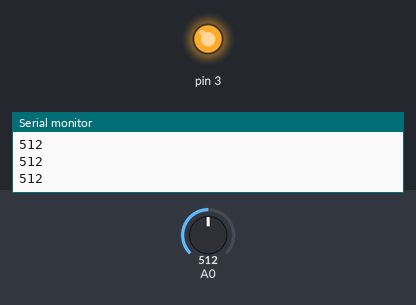
Recording of a sketch running on a simulated Arduino Uno, built with avr-gcc and run on an emulated ATmega328P. Parts: output pins drawn as LEDs (lit = HIGH), the last lines printed to the serial monitor. The test bench sets the inputs (shaded band); at power-on: A0 = 512.

Above: at 1.2 s.
1.3 s: A0 set to 67
2.8 s: A0 set to 56
At 3.7 s:
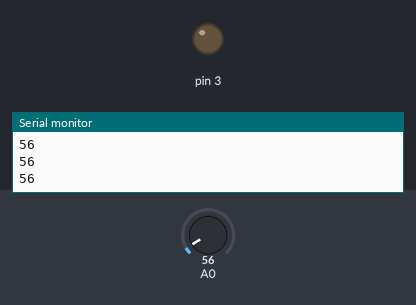
4.3 s: A0 set to 122
At 4.8 s:
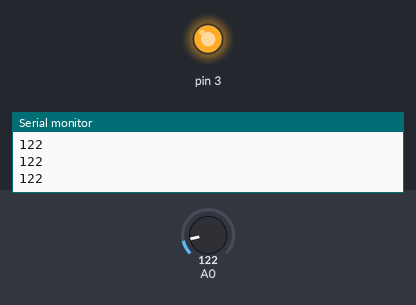
5.8 s: A0 set to 50
At 7.2 s:
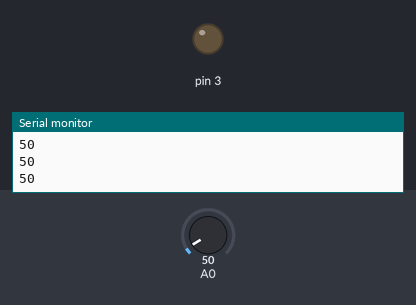
Timing chart, 0 to 8.3 s (numbered marks = the images above; inputs shaded):
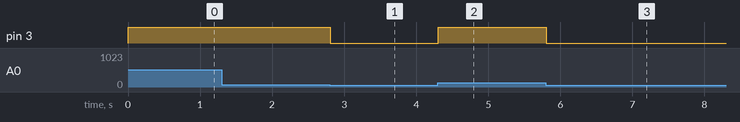

The sketch:

ldrr.ino
```cpp
 void setup() {
pinMode(3,OUTPUT);
Serial.begin(9600);
analogWrite(3,255  );
}

void loop() {
int isik = analogRead(A0);
Serial.println(isik);


if(isik>60){

  analogWrite(3,255);

    }
    if(isik<60){
      analogWrite(3,0);
      }

}
```

Measured:
- the behaviour switches between 60 and 59 on A0 (found by bisection; images 0 and 1)
- after the input at 2.8 s, pin 3: HIGH → LOW at once
- after the input at 4.3 s, pin 3: LOW → HIGH at once
- after the input at 5.8 s, pin 3: HIGH → LOW at once
